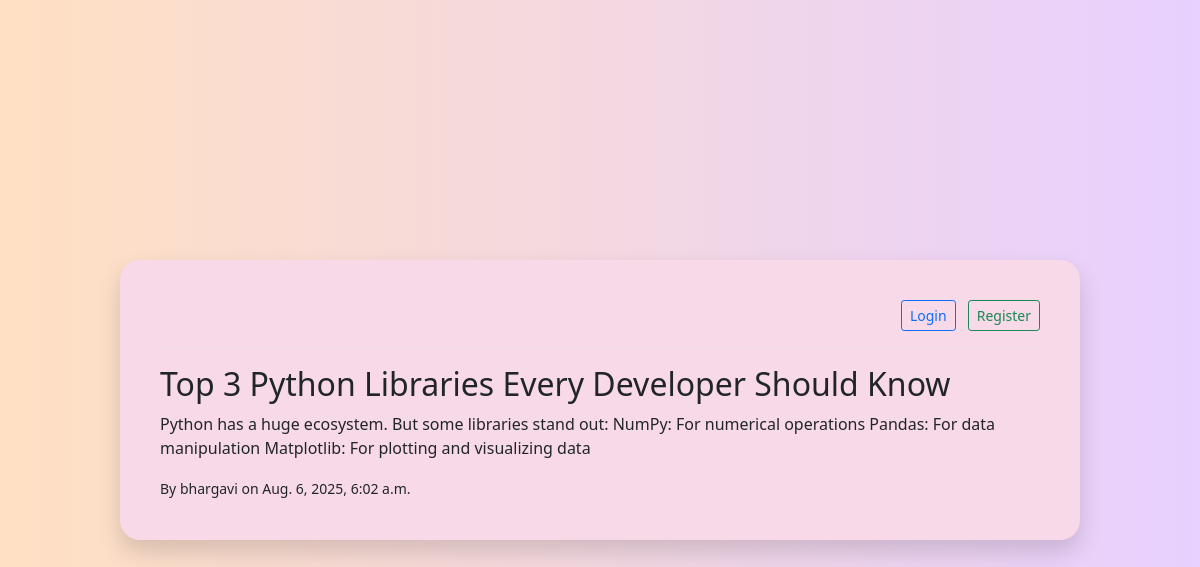
The app's page /post/1/ with its own data.
### blog/models.py (models this page shows, shortened)
class Post(models.Model):
    title = models.CharField(max_length=200)
    content = models.TextField()
    date_posted = models.DateTimeField(auto_now_add=True)
    author = models.ForeignKey(User, on_delete=models.CASCADE, default=1)

### blog/views.py (the view)
# urls.py: path('post/<int:pk>/', views.post_detail, name='post-detail'),
def post_detail(request, pk):
    post = get_object_or_404(Post, pk=pk)
    return render(request, 'blog/post_detail.html', {'post': post})

### blog/templates/blog/post_detail.html (shortened to what this page needs)
{% extends 'blog/base.html' %}
{% block content %}
<h2>{{ post.title }}</h2>
<p>{{ post.content }}</p>
<small>By {{ post.author }} on {{ post.date_posted }}</small><br>
{% endblock %}

### blog/templates/blog/base.html (shortened to what this page needs)
{% load static %}
<!DOCTYPE html>
<html lang="en">
<head>
    <link rel="stylesheet" href="{% static 'blog/styles.css' %}">
    <link href="https://cdn.jsdelivr.net/npm/bootstrap@5.0.2/dist/css/bootstrap.min.css" rel="stylesheet">
</head>
<body>
    <div class="container fade-in">
        <div class="header">
            {% if user.is_authenticated %}
                <p class="text-end">Hi <strong>{{ user.username }}</strong> |
                    <a href="{% url 'logout' %}" class="text-danger">Logout</a>
                </p>
            {% else %}
                <div class="text-end">
                    <a href="{% url 'login' %}" class="btn btn-outline-primary btn-sm me-2">Login</a>
                    <a href="{% url 'register' %}" class="btn btn-outline-success btn-sm">Register</a>
                </div>
            {% endif %}
        </div>
        <hr>
        {% block content %}{% endblock %}
    </div>
</body>
</html>

### blog/static/blog/styles.css (style rules this page uses)
body { background: linear-gradient(to right, #ffe0c3, #e8d0ff); font-family: 'Segoe UI', Tahoma, Geneva, Verdana, sans-serif; color: #4b3869; margin: 0; padding: 0; }
a { color: #4b3869; text-decoration: none; }

### blog/templates/blog/base.html (style rules this page uses)
body { background: linear-gradient(to right, #ffe0c3, #e8d0ff); font-family: 'Segoe UI', Tahoma, Geneva, Verdana, sans-serif; min-height: 100vh; margin: 0; padding: 0; display: flex; align-items: center; justify-content: center; }
.container { background-color:#f7d9e7; padding: 40px; border-radius: 20px; box-shadow: 0 12px 25px rgba(0, 0, 0, 0.15); width: 95%; max-width: 960px; transition: all 0.3s ease; }
.header { display: flex; justify-content: flex-end; align-items: center; margin-bottom: 10px; }
a { color: #5a189a; text-decoration: none; transition: color 0.3s ease; }
hr { border-top: 2px solid #dee2e6; }
.fade-in { animation: fadeIn 1s ease-in; }

### records on screen
Post: title "Top 3 Python Libraries Every Developer Should Know", content "Python has a huge ecosystem. But some libraries stand out: NumPy: For numerical operations Pandas: For data manipulation Matplotlib: For plotting and visualizing data", author "bhargavi", date_posted "Aug. 6, 2025, 6:02 a.m."
